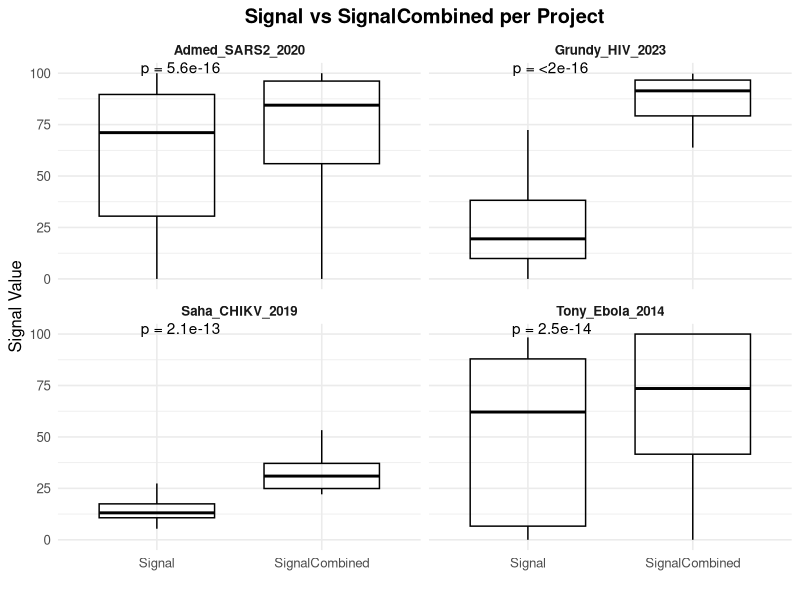

Write the R code that produced this figure.
library(ggpubr)
library(dplyr)
library(tidyr)

# ---- Load Data ----
data <- read.table("Multiple.source.txt", header = TRUE, sep = "\t", stringsAsFactors = FALSE)

# ---- Reshape to Long Format ----
long_data <- data %>%
  select(project, Signal, SignalCombined) %>%
  pivot_longer(cols = c(Signal, SignalCombined),
               names_to = "type", values_to = "value")

# ---- Boxplot ----
ggboxplot(long_data,
          x = "type",
          y = "value",
          color = "black",   # outline only
          fill = NA,         # no fill
          outlier.shape = NA,
          facet.by = "project",
          add = "none") +
  stat_compare_means(
    method = "wilcox.test",
    paired = TRUE,
    label = "p.format",  # show actual p-value
    label.y.npc = "top"
  ) +
  labs(title = "Signal vs SignalCombined per Project",
       x = "",
       y = "Signal Value") +
  theme_minimal(base_size = 12) +
  theme(
    legend.position = "none",
    strip.text = element_text(face = "bold"),
    plot.title = element_text(hjust = 0.5, face = "bold")
  )
